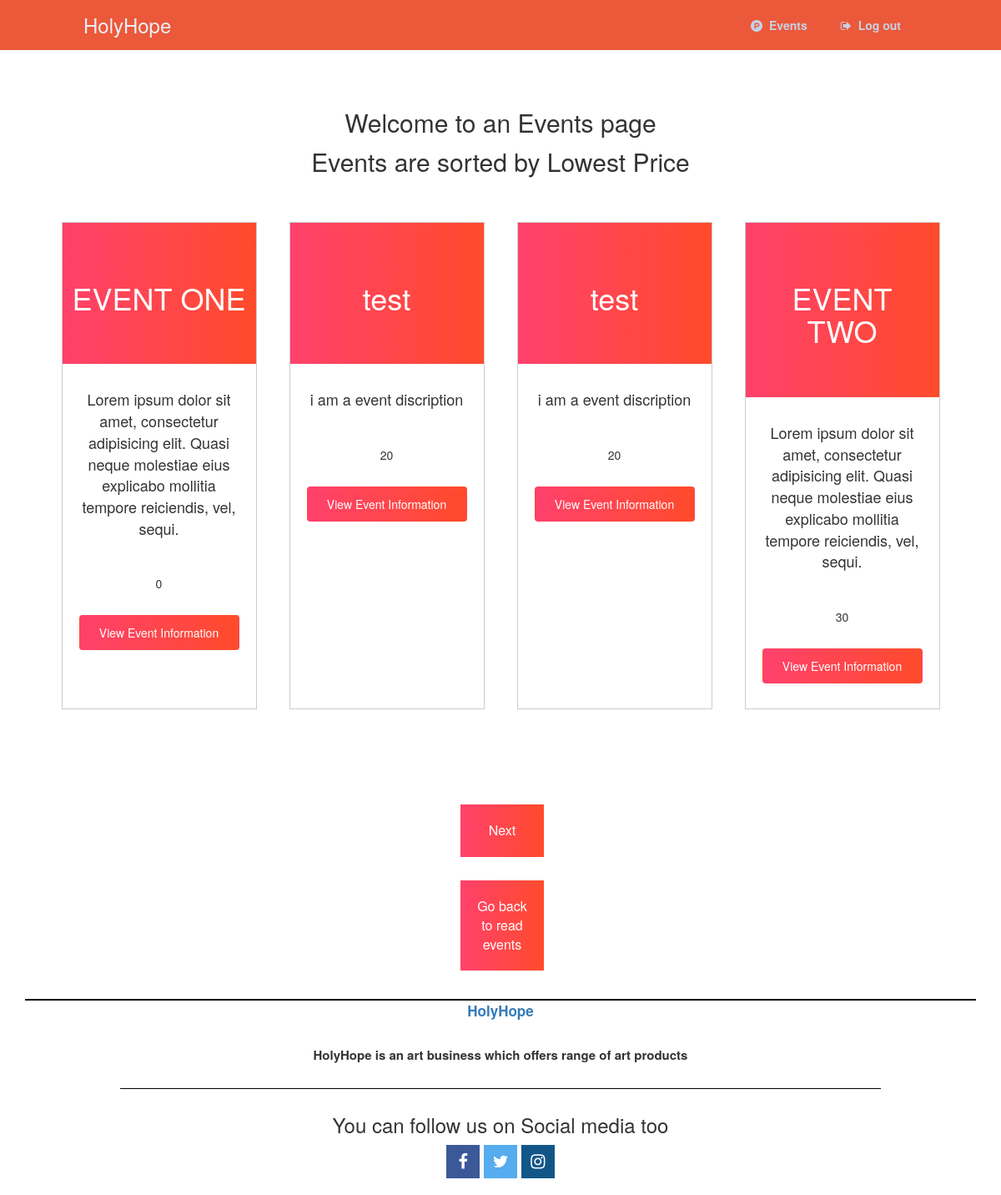
Screenshot of /sortbyprice.php (signed in) with the database file from the repository.
### tables this page shows
CREATE TABLE `events` (
  `id` int(11) NOT NULL,
  `name` varchar(50) NOT NULL,
  `description` text NOT NULL,
  `event_date` timestamp NOT NULL DEFAULT current_timestamp(),
  `price` decimal(10,0) NOT NULL,
  `location` varchar(100) NOT NULL
);

### sortbyprice.php (the view, shortened to what this page needs)
<?php
$pdo = pdo_connect_mysql();
$num_products_on_each_page = 4;
$current_page = isset($_GET['p']) && is_numeric($_GET['p']) ? (int)$_GET['p'] : 1;
$stmt = $pdo->prepare('SELECT * FROM events  ORDER BY price ASC LIMIT ?,?');
$stmt->bindValue(1, ($current_page - 1) * $num_products_on_each_page, PDO::PARAM_INT);
$stmt->bindValue(2, $num_products_on_each_page, PDO::PARAM_INT);
$stmt->execute();
$events = $stmt->fetchAll(PDO::FETCH_ASSOC);
$total_products = $pdo->query('SELECT * FROM events')->rowCount();
?>
<?php include 'header.php'; ?>
  <div class="container">
    <div class="heading">
      <h2>Welcome to an Events page</h2>
      <p>Events are sorted by Lowest Price</p>
    </div>
    <div class="row">
        <?php foreach ($events as $event): ?>
      <div class="card">
        <div class="card-header">
          <h1><?= $event['name']?></h1>
        </div>
        <div class="card-body">
          <p>
          <?= $event['description']?>
          </p>
          <br/>
          <h5>
          <?= $event['price']?>
        </h5>
          <a href="viewevent.php?id=<?=$event['id']?>" class="btn">View Event Information</a>
        </div>
      </div>
      <?php endforeach; ?>
    </div>
  </div>
  <div class="center">
        <?php if ($total_products > ($current_page * $num_products_on_each_page) - $num_products_on_each_page + count($events)): ?>
        <button class="main-button" onclick="document.location='sortbyprice.php?page=events&p=<?=$current_page+1?>'">Next</button>
        <?php endif; ?>
  </div>
  <div class="center">
  <button class="main-button" onclick="history.go(-1)">Go back to read events </button>
  </div>
  <?php include 'footer.php'; ?>

### style.css (style rules this page uses)
* { padding: 0; margin: 0; box-sizing: border-box; }
body { background: #fefefe; font-family: sans-serif; }
.container { width: 90%; margin: 50px auto; }
.heading { text-align: center; font-size: 30px; margin-bottom: 50px; }
.row { display: flex; flex-direction: row; justify-content: space-around; flex-flow: wrap; }
.main-button { background: linear-gradient(to right, #ff416c, #ff4b2b); border: none; color: white; padding: 20px; text-align: center; text-decoration: none; display: inline-block; font-size: 16px; margin: 4px 2px; width: 100%; cursor: pointer; }
.center { margin: auto; width: 10%; padding: 10px; }
.card { width: 20%; background: #fff; border: 1px solid #ccc; margin-bottom: 50px; transition: 0.3s; }
.card-header { text-align: center; padding: 50px 10px; background: linear-gradient(to right, #ff416c, #ff4b2b); color: #fff; }
.card-body { padding: 30px 20px; text-align: center; font-size: 18px; }
.card-body .btn { display: block; color: #fff; text-align: center; background: linear-gradient(to right, #ff416c, #ff4b2b); margin-top: 30px; text-decoration: none; padding: 10px 5px; }
button { background-color: #ff0059; color: white; padding: 14px 20px; margin: 8px 0; border: none; cursor: pointer; width: 100%; }

### rows the page displays
events: name "EVENT ONE", description "Lorem ipsum dolor sit amet, consectetur adipisicing elit. Quasi neque molestiae eius explicabo mollitia tempore reiciendis, vel, sequi.", price "0"
events: name "test", description "i am a event discription", price "20"
events: name "test", description "i am a event discription", price "20"
events: name "EVENT TWO", description "Lorem ipsum dolor sit amet, consectetur adipisicing elit. Quasi neque molestiae eius explicabo mollitia tempore reiciendis, vel, sequi.", price "30"
